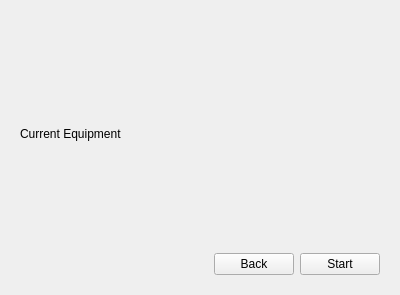
<?xml version="1.0" encoding="UTF-8"?>
<ui version="4.0">
 <class>Dialog</class>
 <widget class="QDialog" name="Dialog">
  <property name="geometry">
   <rect>
    <x>0</x>
    <y>0</y>
    <width>400</width>
    <height>295</height>
   </rect>
  </property>
  <property name="windowTitle">
   <string>Dialog</string>
  </property>
  <layout class="QVBoxLayout" name="verticalLayout">
   <item>
    <widget class="QStackedWidget" name="stackedWidget">
     <property name="currentIndex">
      <number>2</number>
     </property>
     <widget class="QWidget" name="Widget_Page1">
      <layout class="QVBoxLayout" name="verticalLayout_2">
       <item>
        <widget class="QLabel" name="label">
         <property name="text">
          <string>Your Experiment</string>
         </property>
        </widget>
       </item>
       <item>
        <layout class="QHBoxLayout" name="HL_Page1"/>
       </item>
       <item>
        <layout class="QHBoxLayout" name="horizontalLayout">
         <item>
          <spacer name="horizontalSpacer">
           <property name="orientation">
            <enum>Qt::Horizontal</enum>
           </property>
           <property name="sizeHint" stdset="0">
            <size>
             <width>40</width>
             <height>20</height>
            </size>
           </property>
          </spacer>
         </item>
         <item>
          <widget class="QPushButton" name="PB_Next_Page1">
           <property name="text">
            <string>Next</string>
           </property>
           <property name="icon">
            <iconset>
             <normaloff>../icons/GoNext.png</normaloff>../icons/GoNext.png</iconset>
           </property>
          </widget>
         </item>
        </layout>
       </item>
      </layout>
     </widget>
     <widget class="QWidget" name="Widget_Page2">
      <layout class="QVBoxLayout" name="verticalLayout_3">
       <item>
        <widget class="QLabel" name="label_2">
         <property name="text">
          <string>Current Sample</string>
         </property>
        </widget>
       </item>
       <item>
        <layout class="QHBoxLayout" name="HL_Page2"/>
       </item>
       <item>
        <layout class="QHBoxLayout" name="horizontalLayout_7">
         <item>
          <spacer name="horizontalSpacer_5">
           <property name="orientation">
            <enum>Qt::Horizontal</enum>
           </property>
           <property name="sizeHint" stdset="0">
            <size>
             <width>40</width>
             <height>20</height>
            </size>
           </property>
          </spacer>
         </item>
         <item>
          <widget class="QPushButton" name="PB_Back_Page2">
           <property name="text">
            <string>Back</string>
           </property>
           <property name="icon">
            <iconset>
             <normaloff>../icons/GoPrevious.png</normaloff>../icons/GoPrevious.png</iconset>
           </property>
          </widget>
         </item>
         <item>
          <widget class="QPushButton" name="PB_Next_Page2">
           <property name="text">
            <string>Next</string>
           </property>
           <property name="icon">
            <iconset>
             <normaloff>../icons/GoNext.png</normaloff>../icons/GoNext.png</iconset>
           </property>
          </widget>
         </item>
        </layout>
       </item>
      </layout>
     </widget>
     <widget class="QWidget" name="Widget_Page3">
      <layout class="QVBoxLayout" name="verticalLayout_5">
       <item>
        <widget class="QLabel" name="label_3">
         <property name="text">
          <string>Current Equipment</string>
         </property>
        </widget>
       </item>
       <item>
        <layout class="QHBoxLayout" name="HL_Page3"/>
       </item>
       <item>
        <layout class="QHBoxLayout" name="horizontalLayout_6">
         <item>
          <spacer name="horizontalSpacer_4">
           <property name="orientation">
            <enum>Qt::Horizontal</enum>
           </property>
           <property name="sizeHint" stdset="0">
            <size>
             <width>40</width>
             <height>20</height>
            </size>
           </property>
          </spacer>
         </item>
         <item>
          <widget class="QPushButton" name="PB_Back_Page3">
           <property name="text">
            <string>Back</string>
           </property>
           <property name="icon">
            <iconset>
             <normaloff>../icons/GoPrevious.png</normaloff>../icons/GoPrevious.png</iconset>
           </property>
          </widget>
         </item>
         <item>
          <widget class="QPushButton" name="PB_Finish_Page3">
           <property name="text">
            <string>Start</string>
           </property>
           <property name="icon">
            <iconset>
             <normaloff>../icons/Start.png</normaloff>../icons/Start.png</iconset>
           </property>
          </widget>
         </item>
        </layout>
       </item>
      </layout>
     </widget>
    </widget>
   </item>
  </layout>
 </widget>
 <resources/>
 <connections/>
</ui>
